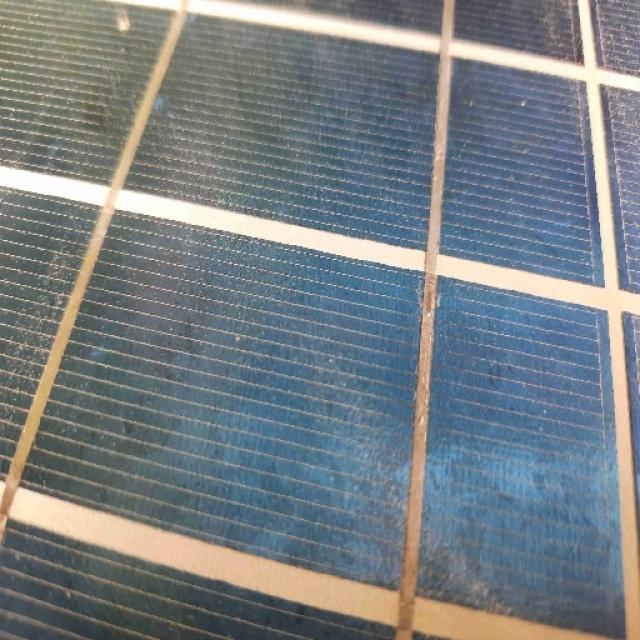
#> input picture python/dataset/train/20210916_130404_42_11zon_dece1fa04ee1445d94c58241b50d48e4_jpg.rf.61c46fd7aadae072eb7392eb2bdc41f3.jpg, 640 x 640 px; its folder holds only this picture in this run
$ python label_images.py
#> lines starting #> are read from the running program, lines starting #| are printed output that depends on the picture
"""
Automatic cleanliness scoring for solar panel glass images.

Analyzes each image to estimate a cleanliness score (0-100) based on:
- Color saturation (clean glass has deeper blue, dirty has grey/white haze)
- Brightness of non-grid areas (dust appears as bright white spots)
- Texture clarity (clean panels show sharper cell grid patterns)

Usage:
    cd python
    python label_images.py
"""

import os
import csv
import numpy as np
from PIL import Image, ImageFilter

DATASET_DIR = os.path.join(os.path.dirname(__file__), "dataset")
IMAGES_DIR = os.path.join(DATASET_DIR, "train")
OUTPUT_FILE = os.path.join(DATASET_DIR, "labels.csv")


def compute_cleanliness_score(image_path: str) -> float:
    """
    Estimate cleanliness score (0-100) from image analysis.
    Higher = cleaner glass.
    """
    img = Image.open(image_path).convert("RGB")
#> img is the input picture: PIL image 640x640 RGB; mean R, G, B 119.4, 127.1, 131.2
    img_resized = img.resize((224, 224))

    arr = np.array(img_resized, dtype=np.float32)
    r, g, b = arr[:, :, 0], arr[:, :, 1], arr[:, :, 2]
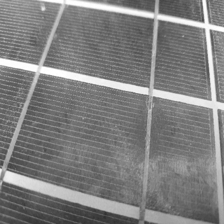
#> g: shape (224, 224) float32; min 47, max 255, mean 127

    # --- Metric 1: Color Saturation ---
    # Clean solar panel glass is deep blue; dirty glass loses saturation
    # Convert to HSV-like saturation
    max_c = np.maximum(np.maximum(r, g), b)
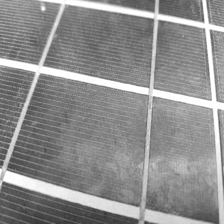
#> max_c: shape (224, 224) float32; min 51, max 255, mean 141.7
    min_c = np.minimum(np.minimum(r, g), b)
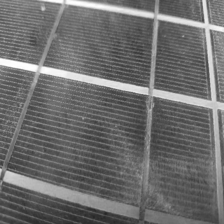
#> min_c: shape (224, 224) float32; min 39, max 255, mean 109.2
    chroma = max_c - min_c
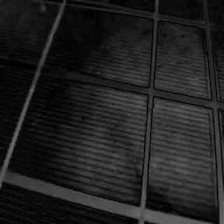
#> chroma: shape (224, 224) float32; min 0, max 106, mean 32.5
    # Avoid division by zero
    saturation = np.where(max_c > 0, chroma / max_c, 0)
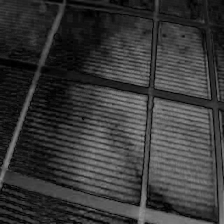
#> saturation: shape (224, 224) float32; min 0, max 0.593, mean 0.222
    mean_saturation = np.mean(saturation)  # 0 to 1
#> mean_saturation = 0.222

    # --- Metric 2: White/Bright pixel ratio (dust indicator) ---
    # Dust appears as bright whitish areas
    brightness = (r + g + b) / 3.0
    # Pixels brighter than 180 are likely dust/haze
    bright_ratio = np.mean(brightness > 180)  # 0 to 1 (more = dirtier)
#> bright_ratio = 0.101

    # --- Metric 3: Blue dominance ---
    # Clean panels have dominant blue channel
    total = r + g + b + 1e-6
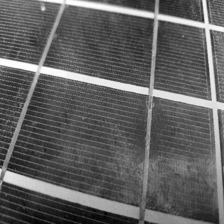
#> total: shape (224, 224) float32; min 143, max 765, mean 377.7; drawn with min black and max white
    blue_ratio = np.mean(b / total)  # ~0.33 if grey, higher if blue
#> blue_ratio = 0.354

    # --- Metric 4: Texture sharpness (Laplacian variance) ---
    # Clean glass shows sharp grid lines; dirty glass is blurrier
    grey = img_resized.convert("L")
    edges = grey.filter(ImageFilter.FIND_EDGES)
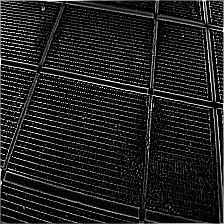
#> edges: PIL image 224x224 L; min 0, max 255, mean 32.2
    edge_arr = np.array(edges, dtype=np.float32)
    edge_strength = np.mean(edge_arr)  # Higher = sharper/cleaner
#> edge_strength = 32.2

    # --- Metric 5: Low saturation pixel ratio (grey haze) ---
    grey_haze_ratio = np.mean(saturation < 0.15)  # More grey = dirtier
#> grey_haze_ratio = 0.386

    # --- Combine metrics into score ---
    # Weights tuned based on visual inspection of the dataset
    score = 0.0

    # Saturation contributes positively (clean = high saturation)
    # Typical range: 0.15 (very dirty) to 0.45 (clean)
    sat_score = np.clip((mean_saturation - 0.10) / 0.40, 0, 1) * 100
#> sat_score = 30.51
    score += sat_score * 0.30
#> score = 9.15

    # Bright pixel ratio contributes negatively (more dust = lower score)
    # Typical range: 0.0 (clean) to 0.4 (very dusty)
    bright_score = (1.0 - np.clip(bright_ratio / 0.35, 0, 1)) * 100
#> bright_score = 71.27
    score += bright_score * 0.20
#> score = 23.41

    # Blue dominance (clean panel ~0.40, dirty ~0.34)
    blue_score = np.clip((blue_ratio - 0.33) / 0.10, 0, 1) * 100
#> blue_score = 23.72
    score += blue_score * 0.20
#> score = 28.15

    # Edge strength (clean shows more edges)
    # Typical range: 10 (dirty/blurry) to 40 (clean/sharp)
    edge_score = np.clip((edge_strength - 8) / 35, 0, 1) * 100
#> edge_score = 69.13
    score += edge_score * 0.15
#> score = 38.52

    # Grey haze ratio (less haze = cleaner)
    # Typical range: 0.05 (clean) to 0.6 (very dirty/hazy)
    haze_score = (1.0 - np.clip(grey_haze_ratio / 0.50, 0, 1)) * 100
#> haze_score = 22.77
    score += haze_score * 0.15
#> score = 41.94

    return round(np.clip(score, 0, 100), 1)


def main():
    if not os.path.isdir(IMAGES_DIR):
        print(f"❌ Image directory not found: {IMAGES_DIR}")
        return

    files = sorted([
        f for f in os.listdir(IMAGES_DIR)
        if f.lower().endswith(('.jpg', '.jpeg', '.png', '.bmp', '.webp'))
    ])

    if not files:
        print("❌ No images found in", IMAGES_DIR)
        return

    print(f"Found {len(files)} images. Scoring...")

    results = []
    for i, filename in enumerate(files):
        filepath = os.path.join(IMAGES_DIR, filename)
        try:
            score = compute_cleanliness_score(filepath)
#> score = 41.9
            results.append((filename, score))
        except Exception as e:
            print(f"  ⚠️  Error processing {filename}: {e}")
            continue

        if (i + 1) % 50 == 0:
            print(f"  Processed {i + 1}/{len(files)}...")

    # Write CSV
    with open(OUTPUT_FILE, "w", newline="", encoding="utf-8") as f:
        writer = csv.writer(f)
        writer.writerow(["filename", "score"])
        for filename, score in results:
            writer.writerow([filename, score])
#> this loop made 1 pass
#> score on pass 1: 41.9

    # Stats
    scores = [s for _, s in results]
#> scores = [41.9]
    print(f"\n✅ Wrote {len(results)} labels to {OUTPUT_FILE}")
#| ✅ Wrote 1 labels to python/dataset/labels.csv
    print(f"   Score range: {min(scores):.1f} - {max(scores):.1f}")
#|    Score range: 41.9 - 41.9
    print(f"   Mean: {np.mean(scores):.1f}, Median: {np.median(scores):.1f}")
#|    Mean: 41.9, Median: 41.9
    print(f"   Std dev: {np.std(scores):.1f}")
#|    Std dev: 0.0

    # Distribution
    bins = [0, 20, 40, 60, 80, 100]
    labels = ["0-20 (very dirty)", "20-40 (dirty)", "40-60 (moderate)", "60-80 (clean)", "80-100 (very clean)"]
    for i in range(len(bins) - 1):
        count = sum(1 for s in scores if bins[i] <= s < bins[i + 1] + (1 if i == len(bins) - 2 else 0))
        print(f"   {labels[i]}: {count} images")
#> this loop made 5 passes
#> count on passes 1 to 5: 0, 0, 1, 0, 0
#|    0-20 (very dirty): 0 images
#|    20-40 (dirty): 0 images
#|    40-60 (moderate): 1 images
#|    60-80 (clean): 0 images
#|    80-100 (very clean): 0 images


if __name__ == "__main__":
    main()

$ run again, on python/dataset/train/20210916_130427_45_11zon_02b4f9e788724638ac00db8440bbec4f_jpg.rf.26b037d76bb5ff8907b43969592d25e1.jpg
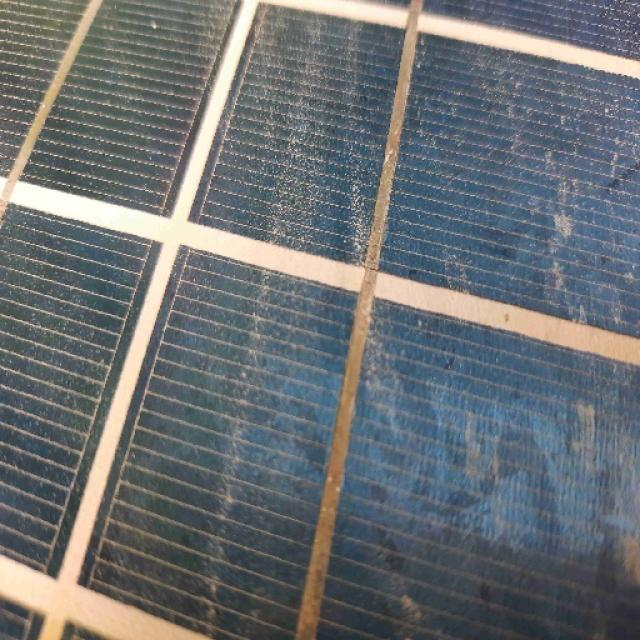
#> input picture python/dataset/train/20210916_130427_45_11zon_02b4f9e788724638ac00db8440bbec4f_jpg.rf.26b037d76bb5ff8907b43969592d25e1.jpg, 640 x 640 px
#> in compute_cleanliness_score, img is the input picture: PIL image 640x640 RGB; mean R, G, B 107, 111.7, 114.5
#> mean_saturation = 0.189
#> bright_ratio = 0.089
#> in compute_cleanliness_score, `total = r + g + b + 1e-6`:
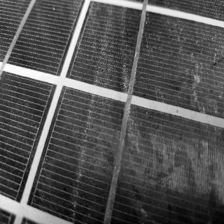
#> total: shape (224, 224) float32; min 124, max 762, mean 333.2; drawn with min black and max white
#> blue_ratio = 0.351
#> in compute_cleanliness_score, `edges = grey.filter(ImageFilter.FIND_EDGES)`:
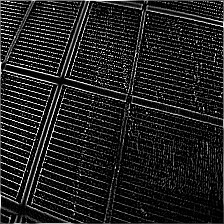
#> edges: PIL image 224x224 L; min 0, max 255, mean 32.8
#> edge_strength = 32.84
#> grey_haze_ratio = 0.424
#> sat_score = 22.28
#> in compute_cleanliness_score, `score += sat_score * 0.30`: score = 6.68
#> bright_score = 74.58
#> in compute_cleanliness_score, `score += bright_score * 0.20`: score = 21.6
#> blue_score = 20.66
#> in compute_cleanliness_score, `score += blue_score * 0.20`: score = 25.73
#> edge_score = 70.97
#> in compute_cleanliness_score, `score += edge_score * 0.15`: score = 36.37
#> haze_score = 15.26
#> in compute_cleanliness_score, `score += haze_score * 0.15`: score = 38.66
#> in main, `score = compute_cleanliness_score(filepath)`: score = 38.7
#> the loop in main, `for filename, score in results:` made 1 pass
#> score on pass 1: 38.7
#> scores = [38.7]
#| ✅ Wrote 1 labels to python/dataset/labels.csv
#|    Score range: 38.7 - 38.7
#|    Mean: 38.7, Median: 38.7
#|    Std dev: 0.0
#> the loop in main, `for i in range(len(bins) - 1):` made 5 passes
#> count on passes 1 to 5: 0, 1, 0, 0, 0
#> (printed output is left out)

$ run again, on python/dataset/train/20210916_130433_47_11zon_8528c6be1c3040b4a8a5d74f982d7e95_jpg.rf.1c0f802b0c4b970ae04fac05b162be02.jpg
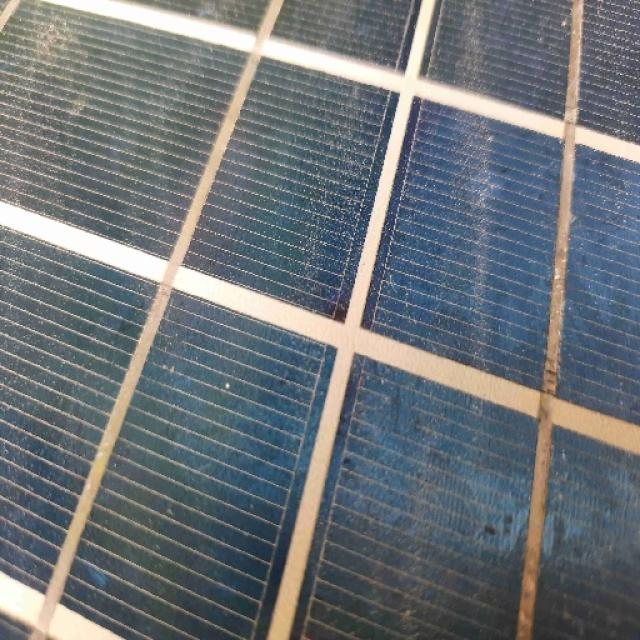
#> input picture python/dataset/train/20210916_130433_47_11zon_8528c6be1c3040b4a8a5d74f982d7e95_jpg.rf.1c0f802b0c4b970ae04fac05b162be02.jpg, 640 x 640 px
#> in compute_cleanliness_score, img is the input picture: PIL image 640x640 RGB; mean R, G, B 108.6, 114.8, 119
#> mean_saturation = 0.197
#> bright_ratio = 0.0991
#> in compute_cleanliness_score, `total = r + g + b + 1e-6`:
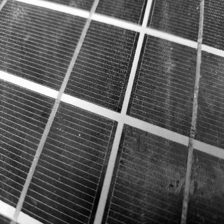
#> total: shape (224, 224) float32; min 117, max 765, mean 342.4; drawn with min black and max white
#> blue_ratio = 0.356
#> in compute_cleanliness_score, `edges = grey.filter(ImageFilter.FIND_EDGES)`:
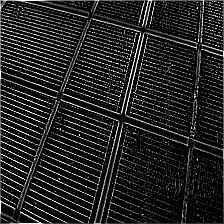
#> edges: PIL image 224x224 L; min 0, max 255, mean 35.4
#> edge_strength = 35.42
#> grey_haze_ratio = 0.441
#> sat_score = 24.35
#> in compute_cleanliness_score, `score += sat_score * 0.30`: score = 7.31
#> bright_score = 71.68
#> in compute_cleanliness_score, `score += bright_score * 0.20`: score = 21.64
#> blue_score = 26.24
#> in compute_cleanliness_score, `score += blue_score * 0.20`: score = 26.89
#> edge_score = 78.35
#> in compute_cleanliness_score, `score += edge_score * 0.15`: score = 38.64
#> haze_score = 11.87
#> in compute_cleanliness_score, `score += haze_score * 0.15`: score = 40.42
#> in main, `score = compute_cleanliness_score(filepath)`: score = 40.4
#> the loop in main, `for filename, score in results:` made 1 pass
#> score on pass 1: 40.4
#> scores = [40.4]
#| ✅ Wrote 1 labels to python/dataset/labels.csv
#|    Score range: 40.4 - 40.4
#|    Mean: 40.4, Median: 40.4
#|    Std dev: 0.0
#> the loop in main, `for i in range(len(bins) - 1):` made 5 passes
#> count on passes 1 to 5: 0, 0, 1, 0, 0
#> (printed output is left out)
